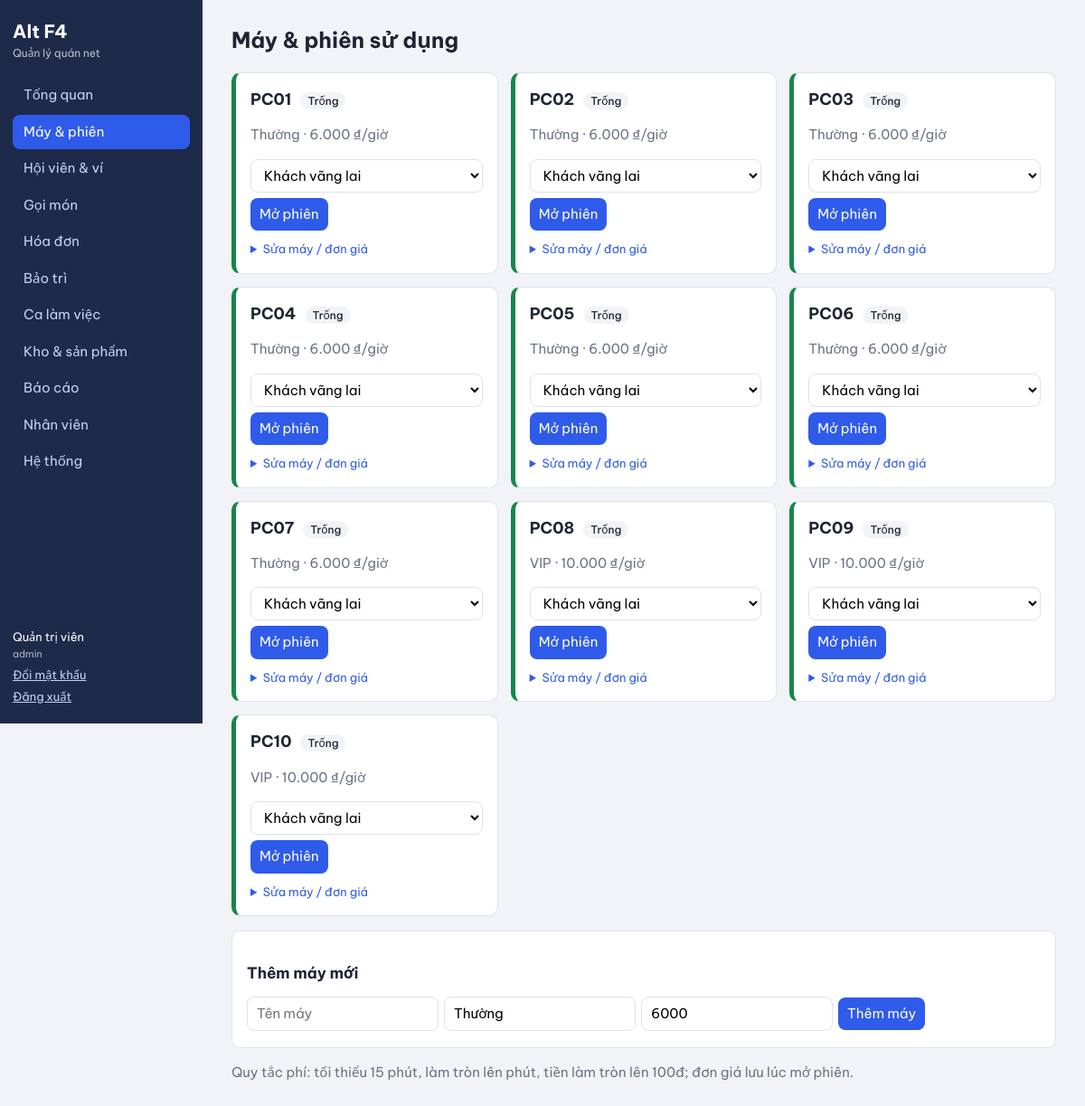
/app.php?p=machines (signed in), run on the app's committed database.
### tables this page shows
CREATE TABLE machines(
 id INT AUTO_INCREMENT PRIMARY KEY,
 name VARCHAR(40) NOT NULL UNIQUE,
 zone VARCHAR(40) DEFAULT 'Thường',
 rate_hour INT NOT NULL DEFAULT 6000 COMMENT 'đơn giá VND/giờ',
 status ENUM('available','busy','maintenance') NOT NULL DEFAULT 'available',
 INDEX idx_machine_status(status)
);

### app.php (called while the page is built, shortened)
<?php
require __DIR__.'/lib.php';
$map=['dashboard'=>1,'machines'=>1,'members'=>1,'orders'=>1,'invoices'=>1,'maintenance'=>1,'shifts'=>1,'password'=>1,'inventory'=>2,'reports'=>2,'staff'=>2,'system'=>3];
$p=$_GET['p']??'dashboard';if(!isset($map[$p]))$p='dashboard';
require __DIR__."/pages/$p.php";

### pages/machines.php (the view, shortened to what this page needs)
<?php
$ms=all("SELECT m.*,s.id sid,s.start_at,s.rate_hour srate,s.member_id,mb.name mname,TIMESTAMPDIFF(SECOND,s.start_at,NOW()) sec FROM machines m LEFT JOIN sessions s ON s.machine_id=m.id AND s.status='open' LEFT JOIN members mb ON mb.id=s.member_id ORDER BY m.name");
$st=['available'=>'Trống','busy'=>'Đang dùng','maintenance'=>'Bảo trì'];
head('Máy & phiên sử dụng');?>
<div class="grid"><?php foreach($ms as $m):?><div class="card pc <?=$m['status']?>"><h3><?=h($m['name'])?> <span class="tag"><?=$st[$m['status']]?></span></h3><p class="mut"><?=h($m['zone'])?> · <?=vnd($m['rate_hour'])?>/giờ</p>
<?php if($m['status']==='available'):?><form method="post"><select name="member_id"><option value="">Khách vãng lai</option></select><button>Mở phiên</button></form>
<?php else:?><p class="mut">Đang có phiếu bảo trì chưa đóng.</p><?php endif;?>
<?php if(lvl()>=2):?><details><summary>Sửa máy / đơn giá</summary></details><?php endif;?></div><?php endforeach;?></div>
<?php if(lvl()>=2):?><section class="card"><h2>Thêm máy mới</h2><form method="post" class="row"><?=field()?><input type="hidden" name="a" value="save"><input name="name" placeholder="Tên máy" required><input name="zone" placeholder="Khu vực" value="Thường"><input type="number" name="rate" value="<?=(int)cfg('default_rate')?>" min="1000"><button>Thêm máy</button></form></section><?php endif;?>
<p class="mut">Quy tắc phí: tối thiểu <?=(int)cfg('min_minutes')?> phút, làm tròn lên phút, tiền làm tròn lên 100đ; đơn giá lưu lúc mở phiên.</p>
<?php foot();

### lib.php (shortened to what this page needs)
<?php
function db(){static $d;if(!$d){$d=new PDO('mysql:host='.DB_HOST.';dbname='.DB_NAME.';charset=utf8mb4',DB_USER,DB_PASS,[PDO::ATTR_ERRMODE=>PDO::ERRMODE_EXCEPTION,PDO::ATTR_DEFAULT_FETCH_MODE=>PDO::FETCH_ASSOC]);$d->exec("SET time_zone='+07:00'");}return $d;}
function q($s,$p=[]){$t=db()->prepare($s);$t->execute($p);return $t;}
function all($s,$p=[]){return q($s,$p)->fetchAll();}
function h($s){return htmlspecialchars((string)$s,ENT_QUOTES,'UTF-8');}
function vnd($n){return number_format((float)$n,0,',','.').' ₫';}
function cfg($k){static $c;if($c===null)$c=array_column(all('SELECT k,v FROM settings'),'v','k');return $c[$k]??null;}
function user(){return $_SESSION['u']??null;}
function lvl(){return LV[$_SESSION['u']['role']??'']??0;}
function head($title){
 $nav=[['dashboard','Tổng quan',1],['machines','Máy & phiên',1],['members','Hội viên & ví',1],['orders','Gọi món',1],['invoices','Hóa đơn',1],['maintenance','Bảo trì',1],['shifts','Ca làm việc',1],['inventory','Kho & sản phẩm',2],['reports','Báo cáo',2],['staff','Nhân viên',2],['system','Hệ thống',3]];
 $cur=$_GET['p']??'dashboard';$u=user();
 echo '<!doctype html><html lang="vi"><head><meta charset="utf-8"><meta name="viewport" content="width=device-width,initial-scale=1"><title>'.h($title).' · Quản lý quán net</title><link rel="preconnect" href="https://fonts.googleapis.com"><link href="https://fonts.googleapis.com/css2?family=Be+Vietnam+Pro:wght@400;500;700&display=swap" rel="stylesheet"><link rel="stylesheet" href="assets/style.css"></head><body><aside><div class="brand">Alt F4<small>Quản lý quán net</small></div><nav>';
 foreach($nav as $n)if(lvl()>=$n[2])echo '<a href="?p='.$n[0].'"'.($cur===$n[0]?' class="on"':'').'>'.$n[1].'</a>';
 echo '</nav><div class="me">'.h($u['fullname']).'<small>'.h($u['role']).'</small><a href="?p=password">Đổi mật khẩu</a><a href="login.php?out=1">Đăng xuất</a></div></aside><main><h1>'.h($title).'</h1>';
 foreach($_SESSION['f']??[] as $f)echo '<div class="msg '.$f[1].'">'.h($f[0]).'</div>';unset($_SESSION['f']);}
function foot(){echo '</main></body></html>';}

### assets/style.css (style rules this page uses)
:root { --ink:#1d2433;--mut:#6b7385;--bg:#f1f3f7;--card:#fff;--side:#1e2a4a;--acc:#2f5bea;--ok:#16874a;--busy:#c26a00;--bad:#c62d2d;--line:#dde2ec }
* { box-sizing:border-box }
body { margin:0;font:15px/1.5 'Be Vietnam Pro',system-ui,sans-serif;color:var(--ink);background:var(--bg);display:flex;min-height:100vh }
aside { width:224px;background:var(--side);color:#fff;padding:20px 14px;display:flex;flex-direction:column;gap:18px;position:sticky;top:0;height:100vh;flex:none }
.brand { font-weight:700;font-size:20px }
.brand small { display:block;font-weight:400;font-size:12px;opacity:.7 }
nav { display:flex;flex-direction:column;gap:2px;flex:1 }
nav a { color:#c9d2ee;text-decoration:none;padding:8px 12px;border-radius:8px }
nav a.on { background:var(--acc);color:#fff }
.me { font-size:13px }
.me small { display:block;opacity:.65;margin-bottom:6px }
.me a { display:block;color:#c9d2ee;margin-top:4px }
main { flex:1;padding:26px 32px;min-width:0 }
h1 { margin:0 0 18px;font-size:24px }
h2 { font-size:17px;margin:18px 0 10px }
h3 { margin:0 }
.card { background:var(--card);border:1px solid var(--line);border-radius:10px;padding:16px;margin-bottom:16px }
.grid { display:grid;grid-template-columns:repeat(auto-fill,minmax(250px,1fr));gap:14px;margin-bottom:16px }
.pc { border-left:5px solid var(--ok);margin:0 }
.tag { font-size:12px;font-weight:500;padding:2px 8px;border-radius:99px;background:var(--bg);margin-left:6px }
input,select,button,.btn { font:inherit;padding:7px 10px;border:1px solid var(--line);border-radius:8px;background:#fff;margin:3px 0;max-width:100% }
button,.btn { background:var(--acc);color:#fff;border:0;cursor:pointer;text-decoration:none;display:inline-block }
.row { display:flex;flex-wrap:wrap;gap:6px;align-items:center }
.row input,.row select { margin:0 }
form:not(.row) input:not([type=hidden]),form:not(.row) select { display:block;width:100% }
.mut { color:var(--mut) }
details { margin-top:8px }
summary { cursor:pointer;color:var(--acc);font-size:13px }

### data on the page
machines: name "PC01", status "Trống", zone "Thường", rate_hour "6.000 ₫"
machines: name "PC02", status "Trống", zone "Thường", rate_hour "6.000 ₫"
machines: name "PC03", status "Trống", zone "Thường", rate_hour "6.000 ₫"
machines: name "PC04", status "Trống", zone "Thường", rate_hour "6.000 ₫"
machines: name "PC05", status "Trống", zone "Thường", rate_hour "6.000 ₫"
machines: name "PC06", status "Trống", zone "Thường", rate_hour "6.000 ₫"
machines: name "PC07", status "Trống", zone "Thường", rate_hour "6.000 ₫"
machines: name "PC08", status "Trống", zone "VIP", rate_hour "10.000 ₫"
machines: name "PC09", status "Trống", zone "VIP", rate_hour "10.000 ₫"
machines: name "PC10", status "Trống", zone "VIP", rate_hour "10.000 ₫"

### other printed values
$n[1] "Tổng quan"
$n[1] "Máy & phiên"
$n[1] "Hội viên & ví"
$n[1] "Gọi món"
$n[1] "Hóa đơn"
$n[1] "Bảo trì"
$n[1] "Ca làm việc"
$n[1] "Kho & sản phẩm"
$n[1] "Báo cáo"
$n[1] "Nhân viên"
$n[1] "Hệ thống"
$u['fullname'] "Quản trị viên"
$u['role'] "admin"
$title "Máy & phiên sử dụng"
cfg('min_minutes') "15"
